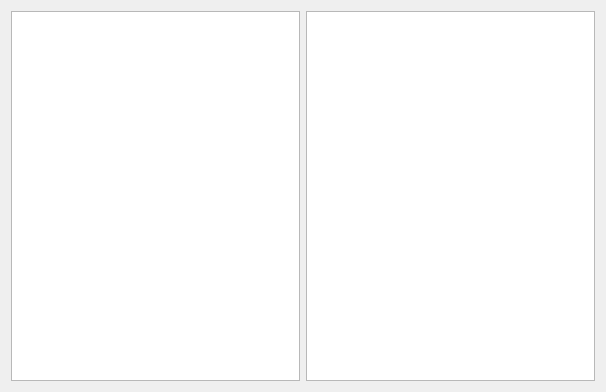
<?xml version="1.0" encoding="UTF-8"?>
<ui version="4.0">
 <class>PhotoManager</class>
 <widget class="QMainWindow" name="PhotoManager">
  <property name="geometry">
   <rect>
    <x>0</x>
    <y>0</y>
    <width>606</width>
    <height>392</height>
   </rect>
  </property>
  <property name="windowTitle">
   <string>PhotoManager</string>
  </property>
  <widget class="QWidget" name="centralWidget">
   <property name="autoFillBackground">
    <bool>false</bool>
   </property>
   <layout class="QHBoxLayout" name="horizontalLayout_2">
    <item>
     <widget class="QListView" name="listView"/>
    </item>
    <item>
     <widget class="QTreeView" name="treeView"/>
    </item>
   </layout>
  </widget>
  <widget class="QMenuBar" name="menuBar">
   <property name="geometry">
    <rect>
     <x>0</x>
     <y>0</y>
     <width>606</width>
     <height>22</height>
    </rect>
   </property>
  </widget>
 </widget>
 <layoutdefault spacing="6" margin="11"/>
 <resources/>
 <connections/>
</ui>
